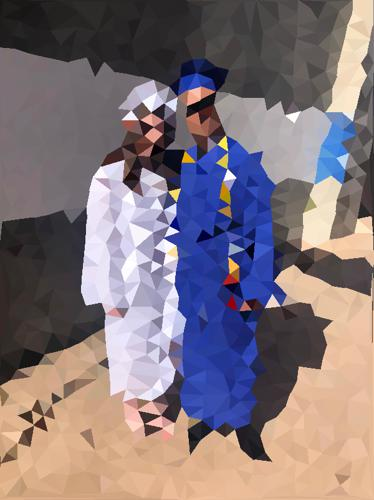
#> input picture Saved/IMG_2585Poly0602.jpg, 374 x 500 px
$ python -i triangulator_class.py   (imports and definitions only)
#> lines starting #> are read from the running program, lines starting #| are printed output that depends on the picture
# The triangulator_class.py is the file that houses the LowPolyGenerator class,
# The object whose methods actually process an incoming image and return
# information for rendering to the animation class.
# NOTE: Turn the "TEST = False" to True at the bottom to test this algorithm
# in isolation

import numpy as np
import matplotlib.pyplot as plt
from matplotlib.image import imread
from scipy.spatial import Delaunay
from tkinter import *
import cv2, random, time, os
# Uses numpy for storage of images
# matplot lib to plot intermediate renders of edge detected nodes
# and triangle vertices as well as load jpegs as image ndarrays
# tkinter for rendering final image and sliders to alter paramerters
# cv2 for canny and delaunay
# random for random noise to break up sparse areas (will try sparse gaussian
# noise as well for efficiency)
# time to test runtime during testing

class LowPolyGenerator():
    def __init__(self, imagePath, blurSize=3, sharpen=True,
                nodeSampleDistanceThreshold=20, randomNoiseRate=1000,
                cannyLow=100, cannyHigh=500, nodeSampleRate = 0.1,
                nodeThresholdRate = 0.2):
#> called with imagePath = 'Saved/IMG_2585Poly0602.jpg', blurSize = 3, sharpen = True, nodeSampleDistanceThreshold = 20, randomNoiseRate = 1000, cannyLow = 100, cannyHigh = 500, nodeSampleRate = 0.1
        self.nodeThresholdRate = nodeThresholdRate
        self.nodeSampleRate = nodeSampleRate
        self.path = imagePath
        self.blurSize = blurSize
        self.sharpen = sharpen
        self.nodeSampleDistanceThreshold = nodeSampleDistanceThreshold
        self.randomNoiseRate = randomNoiseRate
        self.cannyLow = cannyLow
        self.cannyHigh = cannyHigh
        self.image = self.loadImage()
#> in loadImage, image is the input picture: shape (500, 374, 3); mean R, G, B 130.3, 117.8, 123.5
        ratio = 800/max(self.image.shape)
#> ratio = 1.6
        w,h,r = self.image.shape
#> w = 500; h = 374; r = 3
        self.image = cv2.resize(self.image, dsize=(int(h*ratio), int(w*ratio)), interpolation=cv2.INTER_CUBIC)

    #Loads image using matplotlib's imread method
    def loadImage(self):
        try:
            image = imread(self.path)
        except:
            print("Image was not found in directory")
            return
        return image

    # preprocesses image using grayscale and blur for speed, and a sharpen
    # filter for increased edge detection
    def preProcessImage(self):
        # dot product for grayscale from
        # https://stackoverflow.com/questions/41971663/use-numpy-to-convert-rgb-pixel-array-into-grayscale
        preProcessed = np.dot(self.image[:, :, :3], [0.3, 0.6, 0.1])
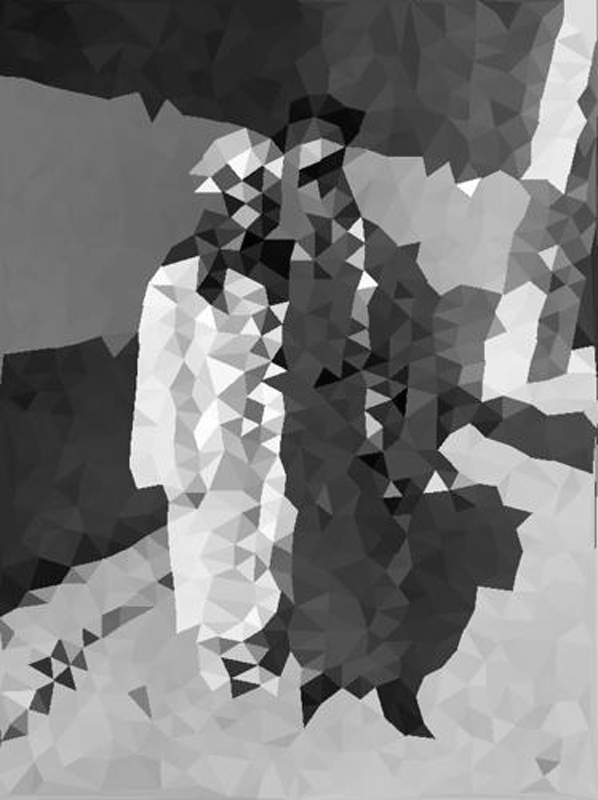
#> preProcessed: shape (800, 598) float64; min 0, max 255, mean 122.2
        if self.blurSize > 0:
            preProcessed = cv2.blur(self.image,
            (self.blurSize, self.blurSize))
#> preProcessed: shape (800, 598, 3)
        else:
            preProcessed = cv2.blur(self.image, (1, 1))
        if self.sharpen:
            preProcessed = cv2.filter2D(preProcessed, -1,
            kernel = np.array([[-1,-1,-1], [-1, 9,-1], [-1,-1,-1]]))
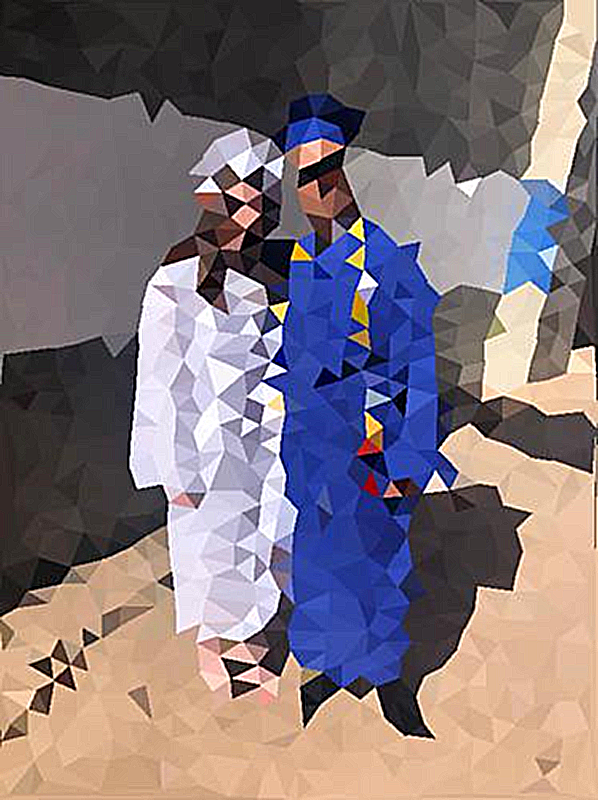
#> preProcessed: shape (800, 598, 3); mean R, G, B 129.9, 117.8, 123.4
        # print("BRUH", preProcessed.shape, preProcessed)
        return preProcessed

    # takes in two tuples, returns euclidean distance
    @staticmethod
    def distance(point1, point2):
        x1, y1 = point1
        x2, y2 = point2
        return ((x2-x1)**2 + (y2-y1)**2)**0.5

    # Uses Canny edge detection to get all nodes, then pares them down by
    # removing all withing a given radius of another
    # returns a list of nodes in tuple form
    def edgeDetection(self):
        # uses cv2's canny edge detection filter
        canny = cv2.Canny(self.preProcessed, self.cannyLow, self.cannyHigh)
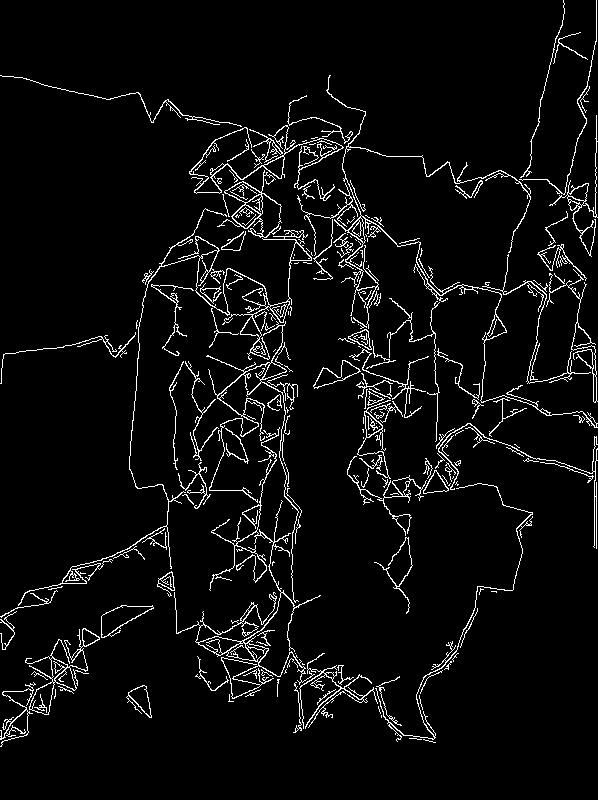
#> canny: shape (800, 598); 4.9% white in thin lines or dots
        nodes = []
        threshold = self.nodeSampleDistanceThreshold
        for row in range(canny.shape[0]):
            for col in range(canny.shape[1]):
                if random.random() < self.nodeSampleRate and canny[row, col] == 255:
                    nodes.append((col, row))
                elif random.random() < self.randomNoiseRate/(canny.shape[1]*canny.shape[0]):
                    nodes.append((col, row))
        # removes nodes in nodeSampleDistanceThreshold distance
        i = 0
        count = 0
        start = time.time()
        threshold = self.nodeSampleDistanceThreshold
        if threshold > 0:
            while i < len(nodes):
                j = i + 1
                while j < len(nodes):
                    if random.random() < self.nodeThresholdRate and \
                    LowPolyGenerator.distance(nodes[i], nodes[j]) < threshold:
                        count += 1
                        nodes.pop(j)
                    else:
                        j += 1
                if i % 500 == 0:
                    start = time.time()
                i += 1
        # adds the corners to ensure the complete space
        for point in [(0,0), (0,self.image.shape[0]), (0,self.image.shape[0]//2),
         (self.image.shape[1],0), (self.image.shape[1]//2,0),
        (self.image.shape[1], self.image.shape[0]),
        (self.image.shape[1]//2, self.image.shape[0]),
        (self.image.shape[1], self.image.shape[0]//2)]:
            if point not in nodes:
                nodes.append(point)
        return nodes, canny

    #returns the rgb tuple of the center-of-mass pixel in the triangle
    def getAverageColor(self, simplex):
        # each simplex is a three-list of the indices of points from the passed
        # point array that make a given triangle
        nodes = self.nodes
        image = self.image
        vertices = [nodes[i] for i in simplex]
        points = [(vertex[0], vertex[1]) for vertex in vertices]
        row,col = 0,0
        for point in points:
            row += point[0]
            col += point[1]
        row //= 3
        col //= 3
        return image[col][row]

    # RGB conversion formula from
    # http://www.cs.cmu.edu/~112/notes/notes-graphics-part2.html
    @staticmethod
    def rgbString(r,g,b):
        return "#%02x%02x%02x" % (r, g, b)

    # uses scipy's implementation of Delaunay triangulation
    def triangulate(self):
        delaunay = Delaunay(self.nodes)
        simplices = delaunay.simplices
        triangles = dict()
        # iterates for each triple vertices of a given triangle
        for simplex in simplices:
            r,g,b = self.getAverageColor(simplex)
            triangles[tuple(simplex)] = self.rgbString(r,g,b)
#> this loop made 3386 passes
#> simplex on passes 1 to 3: [1696, 907, 996], [887, 907, 1696], [1694, 71, 88]
        return triangles, delaunay

    # Wrapper method call that returns all relevant information including
    # triangle dict that defines lowPoly image, delaunay object for new changes,
    # and the original image and its path
    def generateTriangulation(self):
        start = time.time()
        self.preProcessed = self.preProcessImage()
        self.nodes, self.canny = self.edgeDetection()
        self.triangles, self.delaunay = self.triangulate()
        end = time.time()
        return self.triangles, self.delaunay, self.image, self.path

# Test Functions
def draw(canvas, width, height, triangles, nodes):
    for simplex in triangles:
        x0,y0 = nodes[simplex[0]][0], nodes[simplex[0]][1]
        x1,y1 = nodes[simplex[1]][0], nodes[simplex[1]][1]
        x2,y2 = nodes[simplex[2]][0], nodes[simplex[2]][1]
        canvas.create_polygon(x0,y0,x1,y1,x2,y2, fill = triangles[simplex],
        width = 0, outline = triangles[simplex])

def runDrawing(lowPolyGenerator):
    root = Tk()
    root.resizable(width=False, height=False) # prevents resizing window
    canvas = Canvas(root, width = lowPolyGenerator.image.shape[1],
    height = lowPolyGenerator.image.shape[0])
    canvas.configure(bd=0, highlightthickness=0)
    canvas.pack()
    draw(canvas, lowPolyGenerator.image.shape[1],
    lowPolyGenerator.image.shape[0], lowPolyGenerator.triangles,
    lowPolyGenerator.nodes)
    root.mainloop()

TEST = False
# [9 lines not run here, left out]

>>> result = LowPolyGenerator('Saved/IMG_2585Poly0602.jpg').generateTriangulation()

$ run again, on Saved/2019Graduation0515Poly7885.jpg
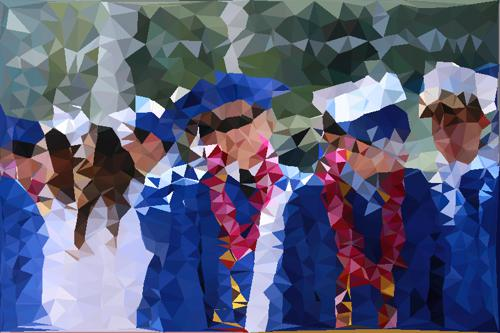
#> input picture Saved/2019Graduation0515Poly7885.jpg, 500 x 333 px
#> in loadImage, image is the input picture: shape (333, 500, 3); mean R, G, B 90.6, 94.2, 122.2
#> in preProcessImage, `preProcessed = np.dot(self.image[:, :, :3], [0.3, 0.6, 0.1])`:
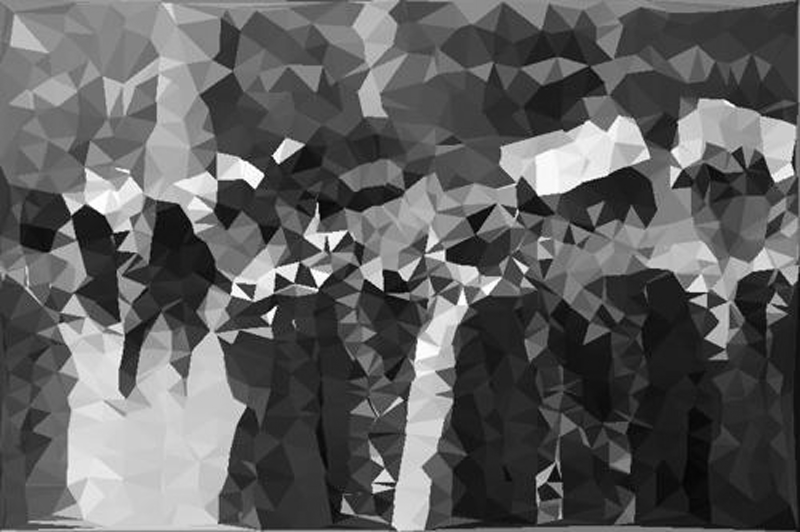
#> preProcessed: shape (532, 800) float64; min 0, max 255, mean 95.9
#> in edgeDetection, `canny = cv2.Canny(self.preProcessed, self.cannyLow, self.cannyHigh)`:
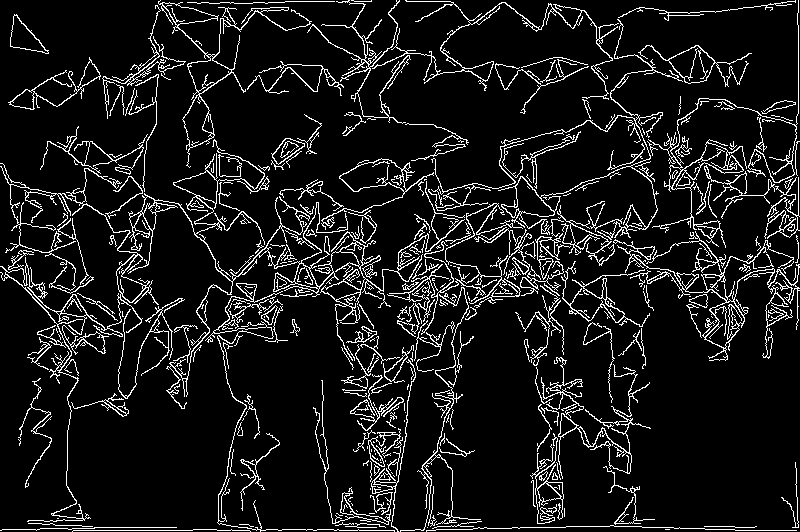
#> canny: shape (532, 800); 9.6% white in thin lines or dots
#> the loop in triangulate, `for simplex in simplices:` made 4376 passes
#> simplex on passes 1 to 3: [1694, 1885, 2189], [2194, 2192, 1905], [1885, 2041, 2189]

$ run again, on Saved/BT18Poly2225.jpg
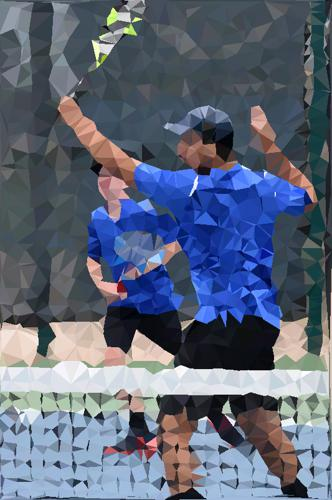
#> input picture Saved/BT18Poly2225.jpg, 332 x 500 px
#> in loadImage, image is the input picture: shape (500, 332, 3); mean R, G, B 93.7, 103.2, 122.7
#> in preProcessImage, `preProcessed = np.dot(self.image[:, :, :3], [0.3, 0.6, 0.1])`:
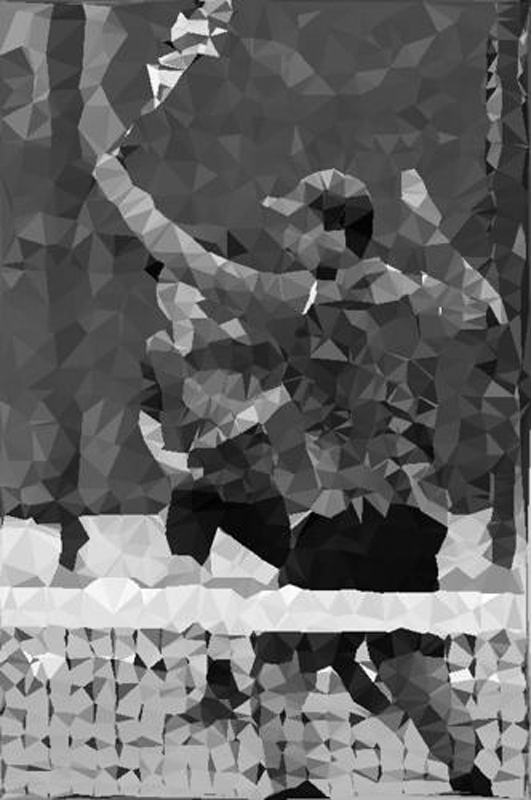
#> preProcessed: shape (800, 531) float64; min 0, max 255, mean 102.3
#> in edgeDetection, `canny = cv2.Canny(self.preProcessed, self.cannyLow, self.cannyHigh)`:
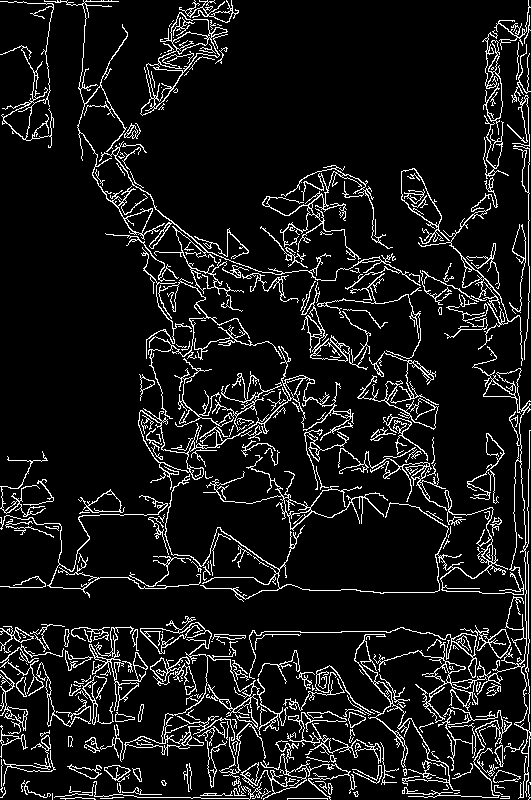
#> canny: shape (800, 531); 9.4% white in thin lines or dots
#> the loop in triangulate, `for simplex in simplices:` made 4447 passes
#> simplex on passes 1 to 3: [2224, 299, 760], [377, 465, 299], [465, 461, 480]

$ run again, on Saved/BT18Poly2535.jpg
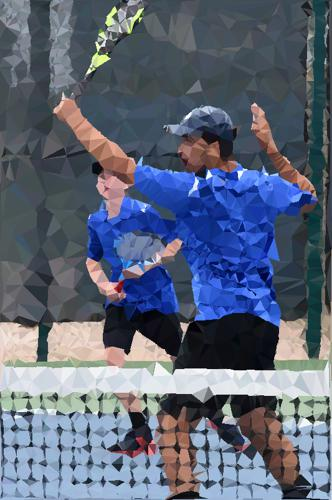
#> input picture Saved/BT18Poly2535.jpg, 332 x 500 px
#> in loadImage, image is the input picture: shape (500, 332, 3); mean R, G, B 92.7, 102.1, 121.4
#> in preProcessImage, `preProcessed = np.dot(self.image[:, :, :3], [0.3, 0.6, 0.1])`:
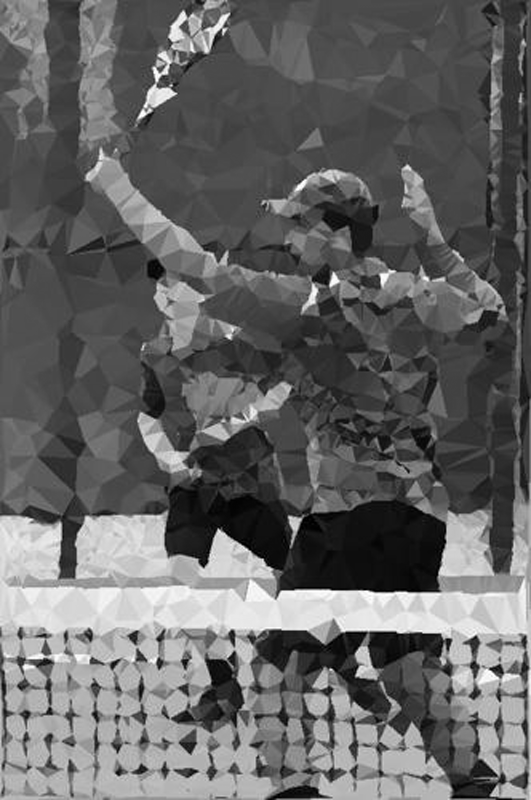
#> preProcessed: shape (800, 531) float64; min 0, max 255, mean 101.3
#> in edgeDetection, `canny = cv2.Canny(self.preProcessed, self.cannyLow, self.cannyHigh)`:
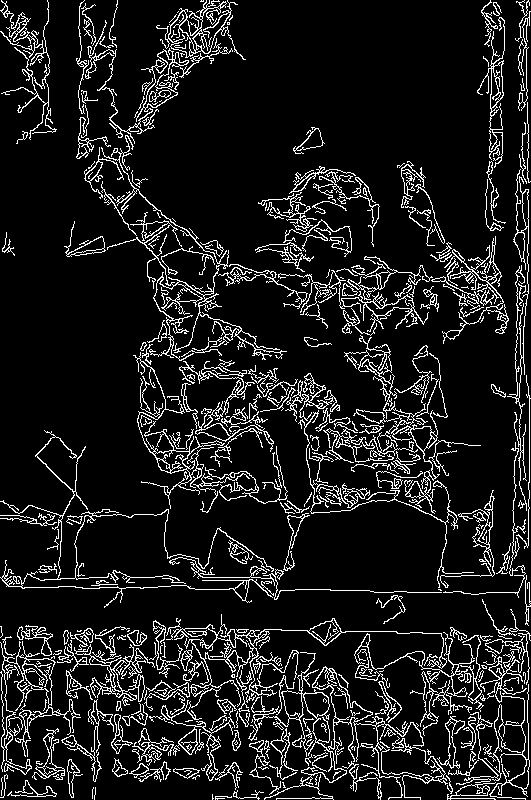
#> canny: shape (800, 531); 11% white in thin lines or dots
#> the loop in triangulate, `for simplex in simplices:` made 4602 passes
#> simplex on passes 1 to 3: [2301, 83, 137], [576, 2303, 137], [83, 51, 71]
